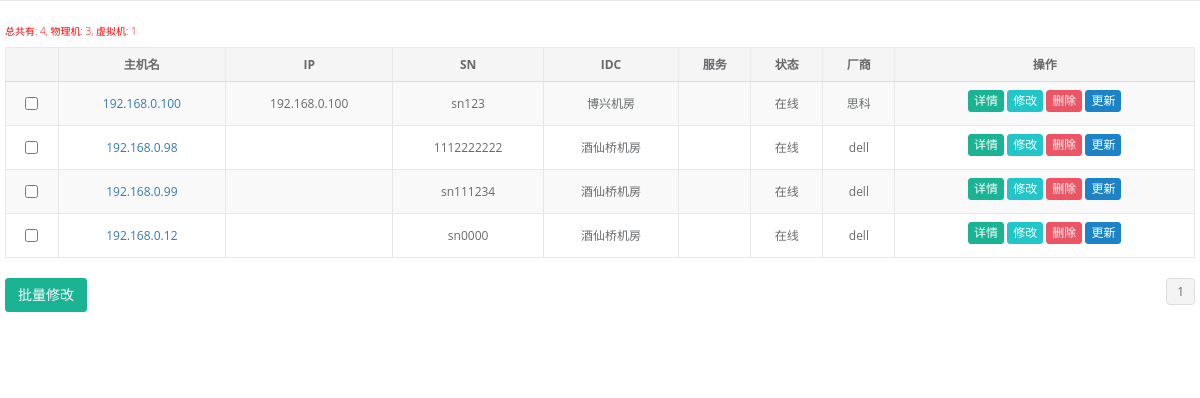
Page /assets/iframe_host_list/ (signed in) on the earlier database version.
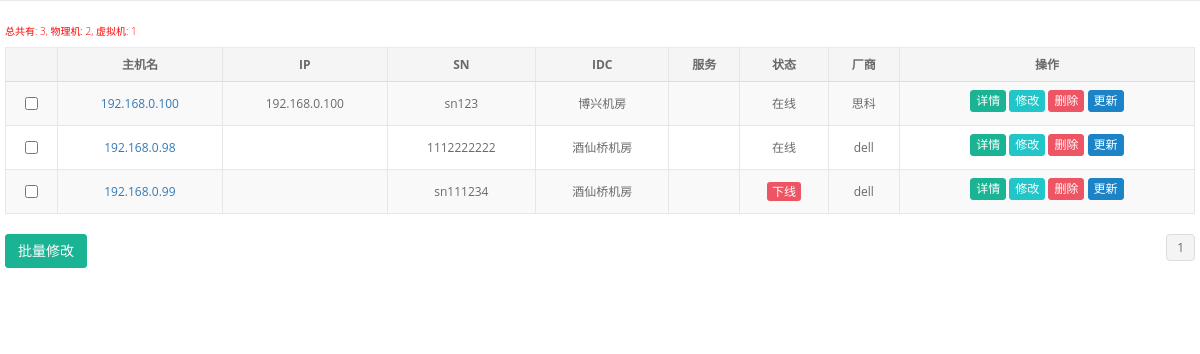
Same page on the later database version.
### assets/models.py (models this page shows, shortened)
class Host(models.Model):
    device_type_choices = (
        (0, "Dell R510"),
        (1, "Dell R620"),
        (2, "Dell R710"),
        (3, "Dell R720"),
        (4, "Dell R720xd"),
        )
    raid_type_choices = (
        (0, 'RADI 0'),
        (1, 'RADI 1'),
        (2, 'RADI 5'),
        (3, 'RADI 10'),
    )
    status_choices = (
        (0, "在线"),
        (1, "下线"),
        (2, "故障"),
        (3, "备用"),
        (4, "未知"),
    )
    hostname = models.CharField(max_length=64, unique=True, verbose_name="主机名")
    sn = models.CharField(max_length=64, unique=True, verbose_name="sn")
    number = models.CharField(max_length=64, null=True, blank=True, verbose_name='资产编号')
    qs = models.CharField(max_length=64, null=True, blank=True, verbose_name="快速服务代码")
    asset_name = models.SmallIntegerField(choices=device_type_choices, default=3, verbose_name='设备名称')
    os_type = models.ForeignKey('System', null=True, blank=True, verbose_name="操作系统")
    manufactory = models.ForeignKey('Manufactory', null=True, blank=True, verbose_name="制造厂商")
    raid_type = models.SmallIntegerField(choices=raid_type_choices, default=3, verbose_name="RAID类型")
    management_ip = models.GenericIPAddressField(unique=True, null=True, blank=True, verbose_name='管理IP')
    idc = models.ForeignKey('IDC', null=True, blank=True, verbose_name='IDC机房')
    cabinet = models.CharField(max_length=32, null=True, blank=True, verbose_name='机柜号')
    host_cabinet_id = models.CharField(max_length=32, null=True, blank=True, verbose_name='机器位置')
    status = models.SmallIntegerField(choices=status_choices, default=0, verbose_name="设备状态")
    is_virtual = models.BooleanField(default=False, verbose_name="虚拟机")
    parent_host = models.ForeignKey('self', related_name='parent_level', null=True, blank=True, verbose_name="宿主机")
    admin = models.CharField(max_length=32, null=True, blank=True, verbose_name='资产管理员')
    buy_date = models.DateField(null=True, blank=True, verbose_name="购买时间")
    create_date = models.DateTimeField(blank=True, auto_now_add=True, verbose_name="创建时间")
    update_date = models.DateTimeField(blank=True, auto_now=True, verbose_name="最近修改时间")
    memo = models.TextField(null=True, blank=True, verbose_name='备注')
    class Meta:
        verbose_name = "主机"
        verbose_name_plural = verbose_name

class NIC(models.Model):
    host = models.ForeignKey('Host', related_name='nic')
    name = models.CharField(max_length=64, blank=True, null=True, verbose_name='网卡名')
    slot = models.CharField(max_length=64, blank=True, null=True, verbose_name='插口')
    macaddress = models.CharField(max_length=64, unique=True, verbose_name='MAC')
    ipaddress = models.GenericIPAddressField(blank=True, null=True, verbose_name='IP')
    netmask = models.GenericIPAddressField(blank=True, null=True, verbose_name='子网掩码')
    create_date = models.DateTimeField(blank=True, auto_now_add=True)
    update_date = models.DateTimeField(blank=True, null=True, verbose_name="更新时间")
    memo = models.TextField(blank=True, null=True, verbose_name='备注')
    auto_create_fields = ['name', 'slot', 'sn', 'model', 'macaddress', 'ipaddress', 'netmask', 'bonding']
    class Meta:
        verbose_name = '网卡'
        verbose_name_plural = verbose_name
        unique_together = ("host", "name")

class IDC(models.Model):
    name = models.CharField(max_length=64, verbose_name='IDC名称')
    staff = models.CharField(max_length=32, verbose_name='客服')
    phone = models.CharField(max_length=32, verbose_name="IDC联系电话")
    address = models.CharField(max_length=128, verbose_name="IDC地址")
    memo = models.CharField(max_length=128, null=True, blank=True, verbose_name='备注')
    class Meta:
        unique_together = ('name', 'staff')
        verbose_name = 'IDC'
        verbose_name_plural = verbose_name

class Manufactory(models.Model):
    name = models.CharField(max_length=64, blank=True, null=True, verbose_name='制造厂商')
    staff = models.CharField(max_length=32, blank=True, null=True, verbose_name='售后联系方式')
    memo = models.TextField(blank=True, null=True, verbose_name='备注')
    class Meta:
        verbose_name = '制造厂商'
        verbose_name_plural = verbose_name

### assets/views.py (the view)
@login_required
def iframe_host_list(request):
    hosts_physical = models.Host.objects.filter(is_virtual=False).count()
    hosts_virtual = models.Host.objects.filter(is_virtual=True).count()
    status = models.Host.status_choices
    q = select_q(request)
    hosts = models.Host.objects.filter(**q)
    hosts_count = hosts.count()
    paginator = Paginator(hosts, 5)
    page = request.GET.get('page')
    try:
        page_obj = paginator.page(page)
    except (InvalidPage, PageNotAnInteger):
        page_obj = paginator.page(1)
    except EmptyPage:
        page_obj = paginator.page(paginator.num_pages)
    return render(request, 'assets/iframe_host_list.html', locals())

### assets/views.py (called while the page is built)
def select_q(request):
    q = {}
    query_dict = request.GET
    for i in query_dict:
        if query_dict[i]:
            q[i] = query_dict[i]
    return q

### pagination/templatetags/cust_pagination.py (called while the page is built)
@register.simple_tag
def guess_page(current_page, loop_num):
    offset = abs(current_page-loop_num)
    if offset < 3:
        if current_page == loop_num:
            page_ele = '''<li class="paginate_button active"><a href="?page=%s">%s</a></li>''' % (loop_num, loop_num)
        else:
            page_ele = '''<li class="paginate_button"><a href="?page=%s">%s</a></li>''' % (loop_num, loop_num)
        return format_html(page_ele)
    else:
        return ''

### templates/assets/iframe_host_list.html (shortened to what the changed rows need)
<!DOCTYPE html>
<html lang="en">
<head>
    <link href="/static/css/bootstrap.min.css" rel="stylesheet">
    <link href="/static/css/font-awesome.min.css" rel="stylesheet">
    <link href="/static/css/animate.min.css" rel="stylesheet">
    <link href="/static/css/style.min.css" rel="stylesheet">
</head>
<body class="fixed-sidebar full-height-layout" style="overflow:hidden">
    <div class="row">
        <div class="ibox float-e-margins">
            <div id="edit_result">
                <div class="ibox-content">
                    <h6 style="color:red">总共有: {{ hosts_count }},  物理机: {{ hosts_physical }},  虚拟机: {{ hosts_virtual }}</h6>
                    <form id="asset_form">
                        <div id="replace">
                            <table id="host_info" class="table table-striped table-bordered table-hover">
                                <thead>
                                    <tr>
                                        <th class="text-center"></th>
                                        <th class="text-center"> 主机名 </th>
                                        <th class="text-center"> IP </th>
                                        <th class="text-center"> SN </th>
                                        <th class="text-center"> IDC </th>
                                        <th class="text-center"> 服务 </th>
                                        <th class="text-center"> 状态 </th>
                                        <th class="text-center"> 厂商 </th>
                                        <th class="text-center"> 操作 </th>
                                    </tr>
                                </thead>
                                <tbody>
                                {% for item in page_obj %}
                                    <tr class="gradeX">
                                        <td class="text-center">
                                            <input type="checkbox" name="selected" value="{{ item.id }}">
                                        </td>
                                        <td class="text-center"><a href="/assets/host_detail/?id={{ item.id }}" class="select_node" target="_blank">  {{ item.hostname }} </a></td>
                                        <td class="text-center"> {% for i in item.nic.all %} {{ i.ipaddress }} {% endfor %} </td>
                                        <td class="text-center"> {{ item.sn }} </td>
                                        <td class="text-center"> {{ item.idc.name }} </td>
                                        <td class="text-center">
                                        </td>
                                        <td class="text-center">
                                            {% for i in status %}
                                                {% if item.status == i.0 %}
                                                    {% if item.status == 0 %}
                                                        <span>{{ i.1 }}</span>
                                                    {% else %}
                                                        <span class="btn-xs btn-danger">{{ i.1 }}</span>
                                                    {% endif %}
                                                {% endif %}
                                            {% endfor %}
                                        </td>
                                        <td class="text-center"> {{ item.manufactory.name }} </td>
                                        <td class="text-center">
                                            <a href="/assets/host_detail/?id={{ item.id }}" class="btn btn-xs btn-primary" data-toggle="tooltip" data-placement="bottom" target="_blank">详情</a>
                                            <a href="/assets/host_edit/?id={{ item.id }}" class="btn btn-xs btn-info" data-toggle="tooltip" data-placement="bottom" target="_blank">修改</a>
                                            <button type="button" id="{{ item.id }}" class="btn btn-xs btn-danger node-edit" onclick="DelAssets(this);">删除</button>
                                            <button type="button" id="{{ item.id }}" class="btn btn-xs btn-success" onclick="UpdateAssets(this);">更新</button>
                                        </td>
                                    </tr>
                                {% endfor %}
                                </tbody>
                            </table>
                            <div class="row">
                                {% include 'pagination/cust_pagination.html' %}
                            </div>
                        </div>
                    </form>
                </div>
            </div>
        </div>
    </div>
</body>
</html>

Differences in the rows shown:
removed Host: hostname "192.168.0.12", sn "sn0000", idc.name "酒仙桥机房", i "在线", manufactory.name "dell"
changed Host "sn111234": status 0 → 1 (drawn)
Other differences:
{{ hosts_count }}: "4" → "3"
{{ hosts_physical }}: "3" → "2"
new list line: "下线"
list line gone: "在线"
